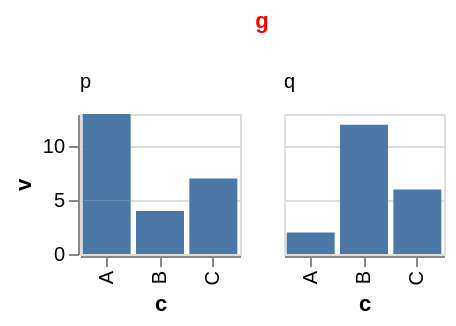

This figure's Vega-Lite source:
### Vega-Lite specification from a JSON file in a GitHub repository (floating-point values rounded to 4 significant figures)
{"$schema": "https://vega.github.io/schema/vega-lite/v6.json", "padding": 5, "autosize": "pad", "data": {"name": "table", "values": [{"c": "A", "g": "p", "x": 1, "y": 2, "v": 5, "t": "2024-01-15", "o": {"v": 3}, "IMDB Rating": 6.1, "d": "x1"}, {"c": "B", "g": "q", "x": 2, "y": 4, "v": 9, "t": "2024-02-20", "o": {"v": 7}, "IMDB Rating": 7.4, "d": "x2"}, {"c": "A", "g": "q", "x": 3, "y": 3, "v": 2, "t": "2024-03-05", "o": {"v": 1}, "IMDB Rating": 5.2, "d": "x1"}, {"c": "C", "g": "p", "x": 4, "y": 6, "v": 7, "t": "2024-05-30", "o": {"v": 4}, "IMDB Rating": 8.8, "d": "x3"}, {"c": "B", "g": "p", "x": 5, "y": 5, "v": 4, "t": "2024-07-11", "o": {"v": 9}, "IMDB Rating": 6.9, "d": "x2"}, {"c": "C", "g": "q", "x": 6, "y": 8, "v": 6, "t": "2024-09-02", "o": {"v": 2}, "IMDB Rating": 7.7, "d": "x3"}, {"c": "A", "g": "p", "x": 7, "y": 7, "v": 8, "t": "2024-11-25", "o": {"v": 5}, "IMDB Rating": 4.4, "d": "x1"}, {"c": "B", "g": "q", "x": 8, "y": 9, "v": 3, "t": "2024-12-31", "o": {"v": 8}, "IMDB Rating": 9.1, "d": "x2"}]}, "mark": "bar", "width": 80, "height": 70, "encoding": {"x": {"field": "c", "type": "nominal"}, "y": {"field": "v", "type": "quantitative"}, "column": {"field": "g", "type": "nominal"}}, "config": {"headerColumn": {"labelAnchor": "start", "titleColor": "red"}}}
